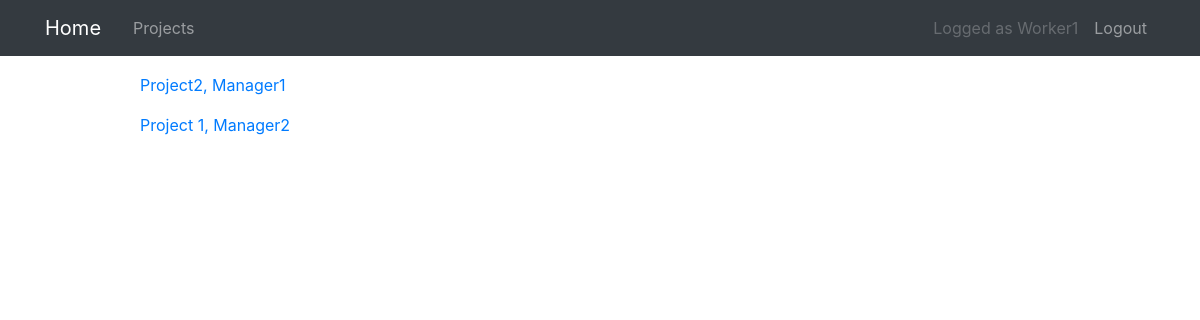
The page /projects/ (signed in) on the database as committed earlier.
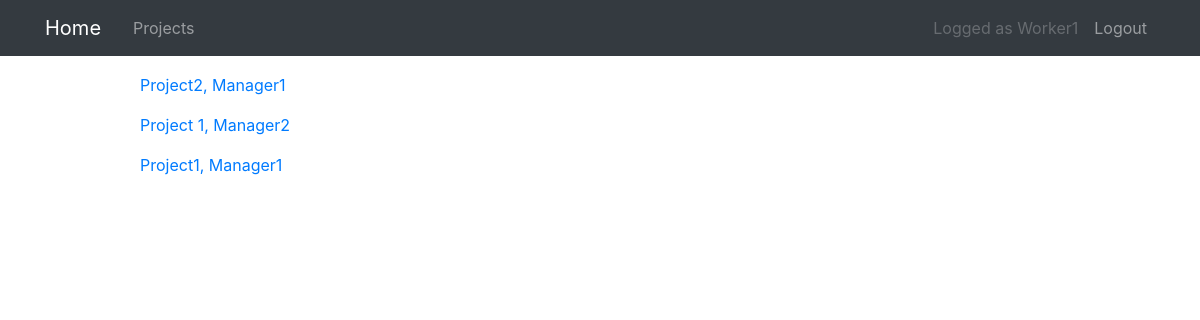
The same page on the database as committed later.
### projects/models.py (models this page shows, shortened)
class Project(models.Model):
    title = models.CharField(max_length=100)
    description = models.TextField()
    manager = models.ForeignKey(
        User, on_delete=models.CASCADE, related_name="manager_project_set"
    )
    worker = models.ManyToManyField(User, related_name="worker_project_set")
    def __str__(self):
        return f"{self.title}, {self.manager}"

### projects/views.py (the view)
# urls.py: path("projects/", MyProjectsListView.as_view(), name="project-list"),
class MyProjectsListView(
    LoginRequiredMixin, PermissionRequiredMixin, ListView
):
    template_name = "projects/project_list"
    context_object_name = "projects"
    def get_queryset(self):
        user = get_object_or_404(User, id=self.request.user.id)
        queryset = Project.objects.filter(manager=user)
        if len(queryset) == 0:
            queryset = Project.objects.filter(worker=user)
        return queryset
    permission_required = "projects.view_project"

### projects/templates/projects/project_list.html
{% extends "projects/base.html" %}
{% block content %}
{% for project in projects %}
<p>
    <a href="{% url 'project-detail' project.pk %}">{{ project }} </a>
</p>
{% endfor %}
{% endblock content %}

Rows that differ between the two databases and show on the page:
now on this page (row edited): Project: title+manager "Project1, Manager1"
